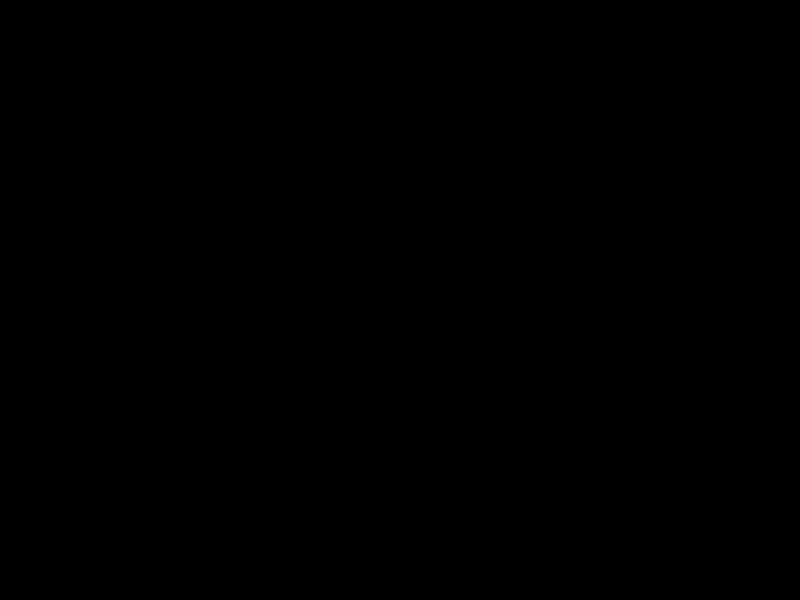
Frame 1 (no input)
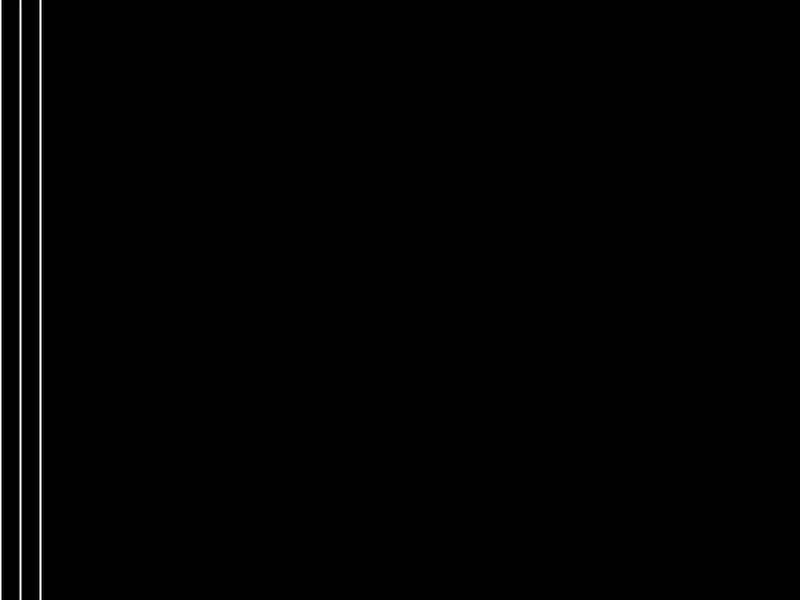
Frame 60 (the mouse pressed at the canvas centre just before this capture)
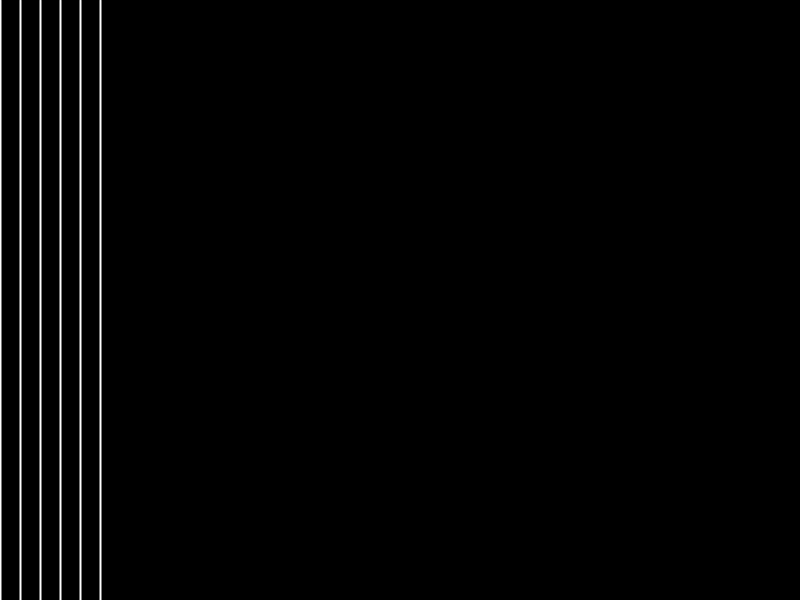
Frame 120 (the mouse held since frame 60 and released just before this capture)

The Processing sketch that drew these frames (run headless with seeded random() and noise(); from frame 60 on, the mouse is pressed at the canvas centre):

// Processing sketch: loop
// ── loop.pde
float endX = 0;

void setup() {
  size(800, 600);
}

void draw() {
  background(0);
  strokeWeight(2);
  stroke(255);
  
  for (int x = 0; x < endX; x += 20) {
   line(x, 0, x, height); 
  }
  
  endX = endX + 1;
 /* int x = 0;
  while (x < mouseX) {
    line(x, 0, x, height);
    x += 20;
  }
 */
}
